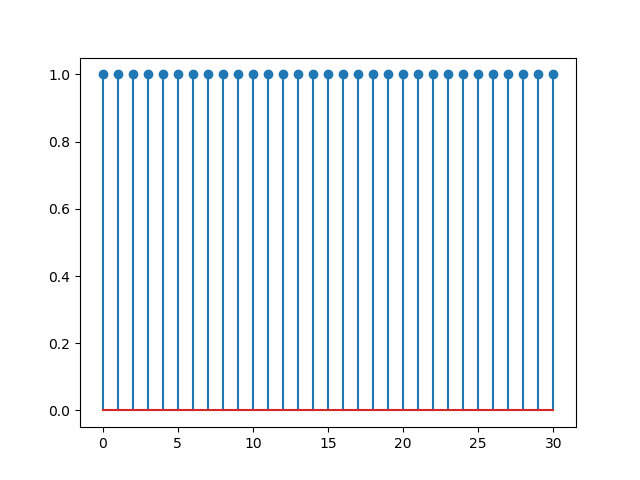

Write the Python code that produced this figure.
import numpy as np
import matplotlib.pyplot as plt
M=32
n=np.arange(0,M-1)
w=np.ones(M-1)
plt.stem(n,w)
plt.show()
